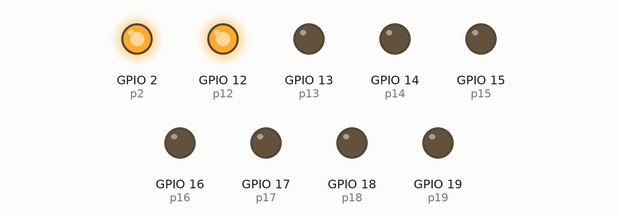
This program was run on a simulated ESP32 board running MicroPython. On the bench: output pins drawn as LEDs (lit = HIGH).

Above: at 0.1 s.
At 4.1 s:
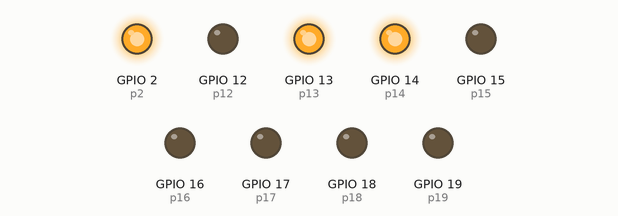
At 10.1 s:
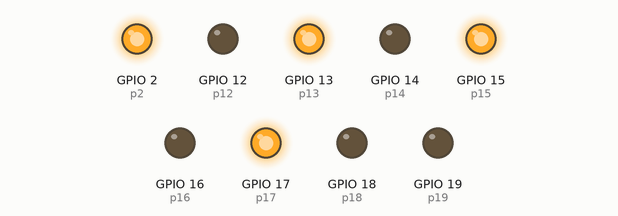
At 20.1 s:
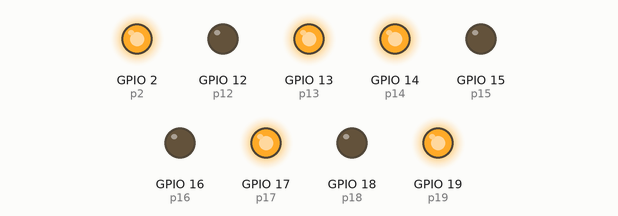
At 28.1 s:
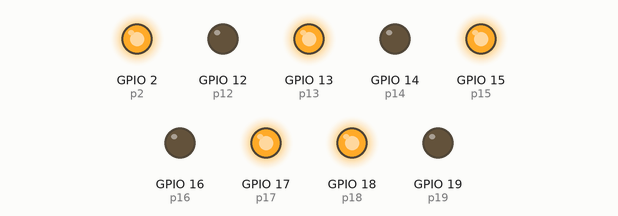
At 38.1 s:
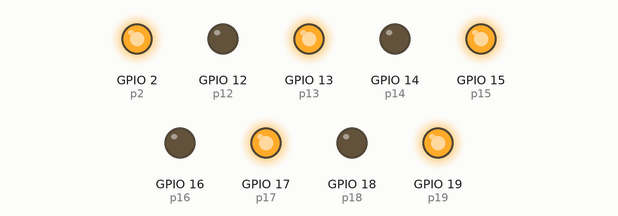
Timing chart, 0 to 39.6 s (numbered marks = the images above):
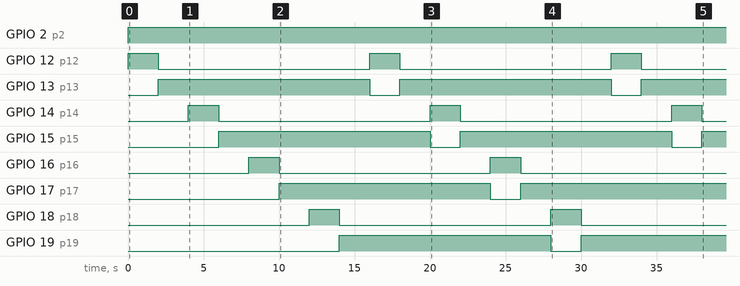

The program:

12.__.py
```python
from machine import Pin, PWM
import time
p12=Pin(12,Pin.OUT)
p13=Pin(13,Pin.OUT)

p14=Pin(14,Pin.OUT)
p15=Pin(15,Pin.OUT)
p16=Pin(16,Pin.OUT)
p17=Pin(17,Pin.OUT)

p18=Pin(18,Pin.OUT)
p19=Pin(19,Pin.OUT)


p2=Pin(2,Pin.OUT)


while True:
    p12.value(1)
    p13.value(0)
    p2.value(1)
    time.sleep(2)

    p12.value(0)
    p13.value(1)
    time.sleep(2)


    p14.value(1)
    p15.value(0)
    p2.value(1)
    time.sleep(2)

    p14.value(0)
    p15.value(1)
    time.sleep(2)


    p16.value(1)
    p17.value(0)
    time.sleep(2)

    p16.value(0)
    p17.value(1)
    time.sleep(2)


    p18.value(1)
    p19.value(0)
    time.sleep(2)

    p18.value(0)
    p19.value(1)
    time.sleep(2)
```

Measured:
- by itself, GPIO 2 (p2): LOW → HIGH at 0.00 s
- by itself, GPIO 12 (p12), GPIO 14 (p14), GPIO 16 (p16), GPIO 18 (p18): alternates HIGH for 2.0 s and LOW for 14.0 s
- by itself, GPIO 13 (p13), GPIO 15 (p15): alternates HIGH for 14.0 s and LOW for 2.0 s
- by itself, GPIO 17 (p17): LOW → HIGH at 10.0 s, → LOW 14.0 s later, → HIGH 2.0 s later
- by itself, GPIO 19 (p19): LOW → HIGH at 14.0 s, → LOW 14.0 s later, → HIGH 2.0 s later
